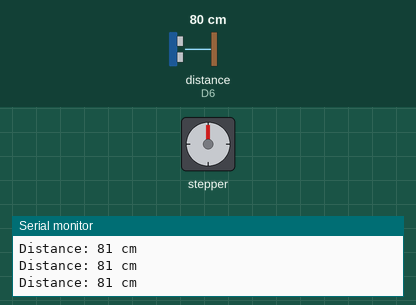
This sketch was run on a simulated Arduino MKR. Shown: stepper motor, the last lines printed to the serial monitor. Inputs (shaded band) come from the test bench; at power-on: distance to the obstacle (sensor on D6) 80 cm. The echo pulse lasts 58.3 µs per cm; WiFi joins after 1.5 s; servers stay silent unless stated; stepper angles assume 200 steps per turn.

Above: at 2.7 s.
2.8 s: distance to the obstacle (sensor on D6) set to 22 cm
5.8 s: distance to the obstacle (sensor on D6) set to 18 cm
8.8 s: distance to the obstacle (sensor on D6) set to 2 cm
At 10.0 s:
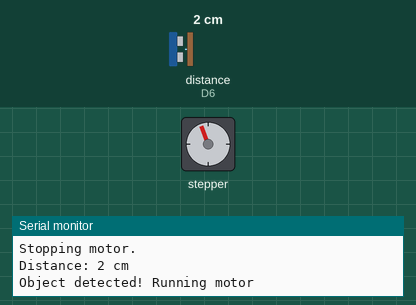
At 17.0 s:
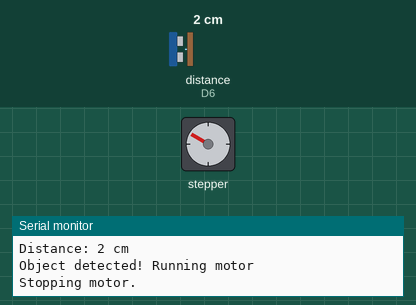
Timing chart, 0 to 32.8 s (numbered marks = the images above; inputs shaded):
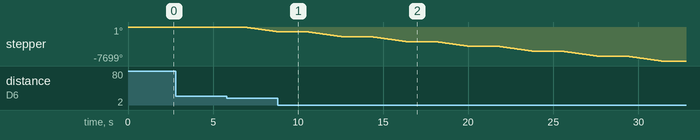

The sketch:

project_final.ino
```cpp
#include <WiFiNINA.h>
#include <NewPing.h>
#include <AccelStepper.h>

#define TRIG_PIN 5
#define ECHO_PIN 6
#define MAX_DISTANCE 200

#define STEP_PIN 4
#define DIR_PIN 3

const char* ssid = "pavilion";           // Your Wi-Fi SSID
const char* password = "Yashu750$";      // Your Wi-Fi password
const char* serverIP = "192.168.137.251"; // Raspberry Pi 5 IP address
const int serverPort = 5000;

WiFiClient client;

NewPing sonar(TRIG_PIN, ECHO_PIN, MAX_DISTANCE);
AccelStepper stepper(AccelStepper::DRIVER, STEP_PIN, DIR_PIN);

void setup() {
  Serial.begin(9600);
  WiFi.begin(ssid, password);

  while (WiFi.status() != WL_CONNECTED) {
    delay(500);
    Serial.print(".");
  }
  Serial.println("\nWiFi connected.");

  stepper.enableOutputs();
  stepper.setMaxSpeed(600);
  stepper.setAcceleration(300);
}

void sendCaptureRequest() {
  if (client.connect(serverIP, serverPort)) {
    client.println("GET /trigger HTTP/1.1");
    client.println("Host: " + String(serverIP));
    client.println("Connection: close");
    client.println();
    client.stop();
  } else {
    Serial.println("Failed to connect to server.");
  }
}

void loop() {
  unsigned int distance = sonar.ping_cm();
  Serial.print("Distance: ");
  Serial.print(distance);
  Serial.println(" cm");

  if (distance > 0 && distance < 20) {
    Serial.println("Object detected! Running motor");
    delay(1000);
    stepper.setSpeed(-300);

    unsigned long startTime = millis();
    while (millis() - startTime < 2050) {
      stepper.runSpeed();
    }

    Serial.println("Stopping motor.");

    // Send HTTP GET request to Raspberry Pi
    sendCaptureRequest();

    delay(500);
  }
}
```

Measured:
- after the input at 5.8 s, stepper: keeps turning counter-clockwise at about 537°/s, starting after 1.0 s
